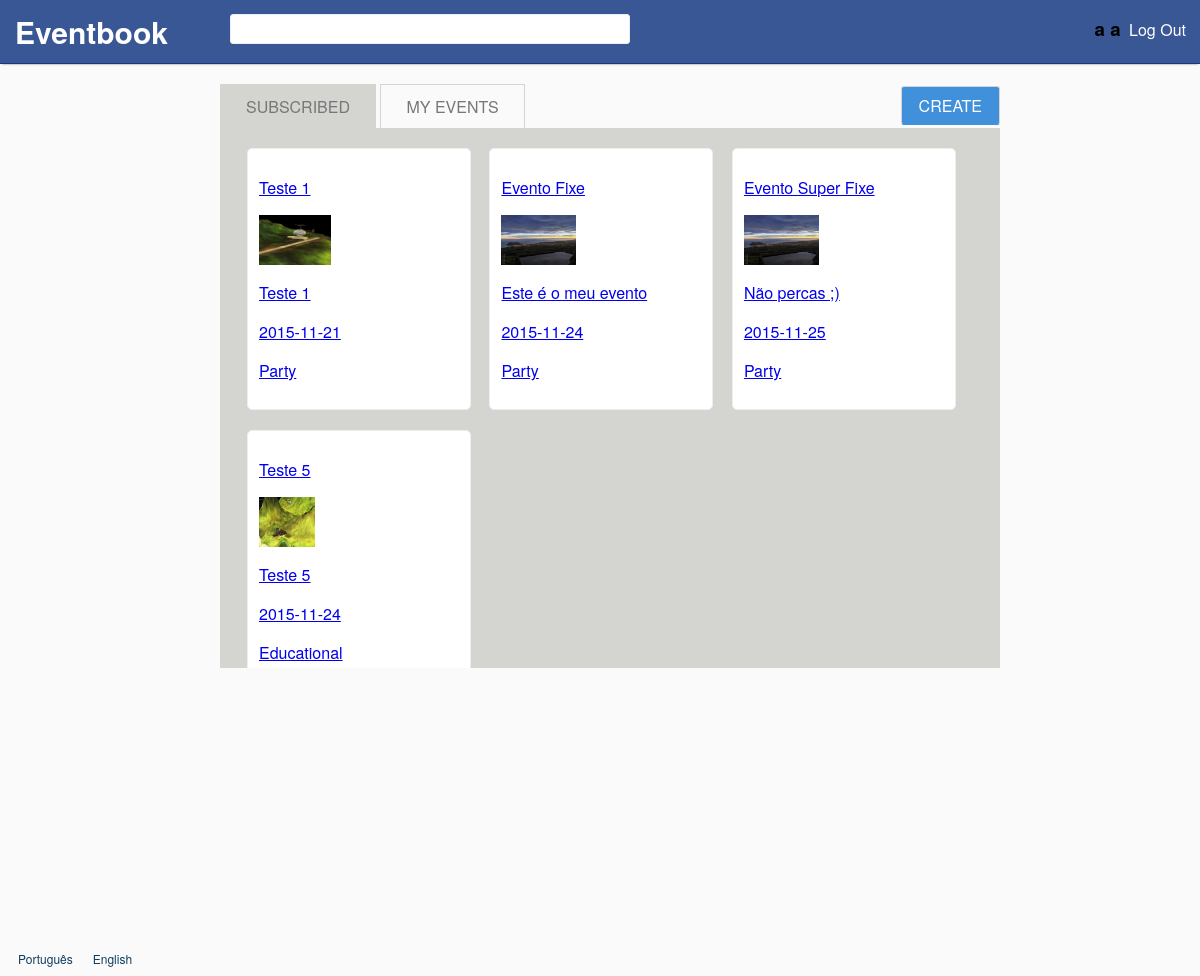
/ (signed in), run on the app's committed database.
### tables this page shows
CREATE TABLE events
(
	id INTEGER PRIMARY KEY,
	name TEXT NOT NULL,
	image TEXT NOT NULL,
	creation_date DATETIME DEFAULT(DATETIME('now')),
	date DATETIME NOT NULL,
	description TEXT NOT NULL,
	type_id INTEGER REFERENCES types(id),
	user_id INTEGER REFERENCES users(id)
, deleted BOOLEAN DEFAULT(0), public BOOLEAN DEFAULT(1));

CREATE TABLE event_types
(
	id INTEGER PRIMARY KEY,
	type TEXT UNIQUE NOT NULL
);

### core/config.php (called while the page is built)
<?php
  $_GLOBALS['web_root'] = '/trabalho/';
  $_GLOBALS['jquery'] = 'js/jquery-1.11.3.min.js';
  $_GLOBALS['allowed_image_types'] = array(IMAGETYPE_GIF,IMAGETYPE_JPEG,IMAGETYPE_PNG);
  $_GLOBALS['uploads_path'] = 'uploads/';
  $_GLOBALS['max_image_upload'] = 5000000;
?>

### languages/en.php (called while the page is built)
<?php
$lang = array();
$lang['SITE_NAME'] = 'Eventbook';
$lang['REGISTER'] = 'Register';
$lang['FIRST_NAME'] = 'First Name';
$lang['FIRST_NAME_ERROR'] = 'Invalid first name.';
$lang['LAST_NAME'] = 'Last Name';
$lang['LAST_NAME_ERROR'] = 'Invalid last name.';
$lang['EMAIL'] = 'E-mail';
$lang['EMAIL_ERROR'] = "Invalid email.";
$lang['EMAIL_IN_USE'] = "Email already in use.";
$lang['CONFIRM_EMAIL'] = 'Confirm e-mail';
$lang['PASSWORD'] = 'Password';
$lang['PASSWORD_LENGTH'] = "Passwords must have at least 8 characters.";
$lang['PASSWORD_DIFF'] = "Passwords do not match.";
$lang['CONFIRM_PASSWORD'] = 'Confirm password';
$lang['LOGIN'] = 'Log In';
$lang['UNREGISTERED_EMAIL'] = 'Unregistered or invalid email.';
$lang['INVALID_PASSWORD'] = 'Invalid password.';
$lang['LOGOUT'] = 'Log Out';
$lang['MY_EVENTS'] = 'My Events';
$lang['SUBSCRIBED'] = 'Subscribed';
$lang['CREATE'] = 'Create';
$lang['NAME'] = 'Name';
$lang['DESCRIPTION'] = 'Description';
$lang['DATE'] = 'Date';
$lang['IMAGE'] = 'Image';
$lang['TYPE'] = 'Type';
$lang['PARTY'] = 'Party';
$lang['BUSINESS'] = 'Business';
$lang['MEETING'] = 'Meeting';
$lang['CEREMONY'] = 'Ceremony';
$lang['EDUCATIONAL'] = 'Educational';
$lang['INVALID_NAME'] = 'Invalid name.';
$lang['INVALID_DESCRIPTION'] = 'Invalid description.';
$lang['INVALID_DATE'] = 'Invalid date.';
$lang['INVALID_IMAGE'] = 'Upload a valid image.';
$lang['IMAGE_SIZE_ERROR'] = "Image's size can not be higher than 5MB.";
$lang['IMAGE_EXT_ERROR'] = 'Invalid extension (Accepted: jpg, png, gif).';
$lang['SUBSCRIBE'] = 'Subscribe';
$lang['UNSUBSCRIBE'] = 'Unsubscribe';
$lang['DELETE_MSG'] = 'Are you sure you want to delete this event?';
$lang['DELETE'] = 'Delete';
$lang['EDIT'] = 'Edit';
$lang['COMMENT'] = 'Comment';
$lang['COMMENTS'] = 'Comments';
?>

### database/users.php (called while the page is built, shortened)
<?php
	include_once('connection.php');
	function getFullName($user_id)
	{
		global $db;
		$stmt = $db->prepare("SELECT (first_name || ' ' || last_name) full_name FROM users WHERE id = ?");
		$stmt->execute(array($user_id));
		$user = $stmt->fetch();
		if ($user !== false)
			return $user['full_name'];
		return null;
	}
?>

### database/events.php (called while the page is built, shortened)
<?php
	include_once('connection.php');
	function getSubscribedEvents($user_id)
	{
		global $db;
		$stmt = $db->prepare('SELECT events.id id,name,image,date,description,type FROM event_subscriptions
			LEFT JOIN events ON events.id = event_id
			LEFT JOIN event_types ON type_id = event_types.id
			WHERE event_subscriptions.user_id = ? AND deleted = 0');
		$stmt->execute(array($user_id));
		return $stmt->fetchAll();
	}
?>

### templates/main_page.php (the view, shortened to what this page needs)
<?php
include_once('core/require_session.php');
include_once('database/events.php');
function print_event($row)
{
	global $lang; ?>
	<li class="event box">
		<a href="events/<?php echo $row['id'] ?>" >
			<p><?php echo $row['name'] ?></p>
			<div class="div-event-image" style="background-image:url(<?php echo $row['image'] ?>)"></div>
			<p><?php echo $row['description'] ?></p>
			<p><?php echo $row['date'] ?></p>
			<p><?php echo $lang[$row['type']] ?></p>
		</a>
	</li>
	<?php
} ?>
<!DOCTYPE html>
<html>
<head>
	<link rel="stylesheet" href="styles.css">
</head>
<body>
	<div id="wrapper">
		<?php include('templates/header.php'); ?>
		<div id="content" class="center default-width">
			<ul class="tabs">
				<li><a href="#subscribed"><?php echo $lang['SUBSCRIBED'] ?></a></li>
				<li><a href="#mine"><?php echo $lang['MY_EVENTS'] ?></a></li>
				<li class="tab-right button"><a href="events/new"><?php echo $lang['CREATE'] ?></a></li>
			</ul>
			<div class="tabs-panel">
				<div id="subscribed">
					<ul class="events-list">
						<?php
						$events = getSubscribedEvents($_SESSION['user_id']);
						foreach ($events as $row) print_event($row);
						?>
					</ul>
				</div>
			</div>
		</div>
		<?php include('templates/footer.php'); ?>
	</div>
</body>
</html>

### index.php
<?php
	include_once('core/common.php');
	if (isSet($_SESSION['user_id']))
	{
		include('templates/main_page.php');
	}
	else
	{
		include('templates/login_page.php');
	}
?>

### templates/header.php (shortened to what this page needs)
<div id="header">
	<a id="webroot" href="<?php echo $_GLOBALS['web_root'] ?>"><h1><?php echo $lang['SITE_NAME'] ?></h1></a>
	<input id="search" type="text" autocomplete="off">
	<div id="logout">
		<?php if (isSet($_SESSION['user_id'])) { ?>
			<h3> <?php echo getFullName($_SESSION['user_id']) ?></h3>
			<a href="<?php echo $_GLOBALS['web_root'] ?>logout"><?php echo $lang['LOGOUT'] ?></a>
		<?php } ?>
	</div>
</div>

### templates/footer.php
<?php
	$langs = array("pt"=>"Português","en"=>"English");
?>
<div id="footer">
	<?php
		foreach($langs as $lang => $name) {
			echo '<form action=""><input name="lang" type="hidden" value="'.$lang.'"><input id="language" type="submit" value="'.$name.'"></form>';
		}
	?>
</div>

### styles.css (style rules this page uses)
html, body { margin:0; padding:0; height:100%; background: #fafafa; font-family: 'proxima-nova','Helvetica Neue',Arial,Helvetica,sans-serif; }
#wrapper { min-height:100%; position:relative; }
#header { background:#3a5795; border-bottom: 1px solid #133783; box-shadow: 0 2px 2px -2px rgba(0, 0, 0, .52); padding:10px; min-width: 950px; }
#header * { display: inline; height: 30px; }
#header h1 { font-size: 30px; padding: 0 5px; margin-top: 30px }
#header a { border-radius: 3px; text-decoration: none; color: white; padding: 0; }
#search { position: absolute; top: 14px; left: 230px; width: 400px; height:30px; }
#logout > a { padding: 4px; }
#logout { float: right; padding-top: 5px; }
#content { padding-bottom:50px; }
#footer { width:100%; height:30px; padding-top: 20px; position:absolute; bottom:0; left:0; }
#footer form { display: inline-block; padding: 0px; }
#footer input { background:none; border:none; padding: 0; font: inherit; cursor: pointer; text-decoration: none; color: #0d3c5f; font-size: 12px; margin-left:16px; padding: 2px; }
.box { background-color: #fff; border: 1px solid #edeeee; border-radius: 5px; margin: 0; margin-bottom: 20px; padding: 11px; }
.button { color: #fff; background-color: #4090db; border-color: #4090db; border-radius: 3px; border-style: solid; border-width: 1px; cursor: pointer; }
input[type="text"],input[type="password"],input[type="email"], select { margin: 0; display: block; border: 1px solid #edeeee; border-radius: 3px; height: 35px; -webkit-box-sizing: border-box; -moz-box-sizing: border-box; box-sizing: border-box; padding: 10px; }
.div-event-image { width: 100%; height: 50px; background-size: contain; background-position: left; background-repeat: no-repeat; }
.event.box { width: 200px; display: inline-block; margin-left: 7px; margin-right: 7px; }
.events-list { margin:0; padding:0; margin-bottom: -20px; }
.default-width { width: 800px; }
.center { margin: 20px auto 0; }
ul.tabs { margin: 0; padding: 0px; margin-left: 20px; }
.tabs-panel { background: #d4d4d1; height: 500px; overflow:auto; padding: 20px; margin-left: 20px; }
ul.tabs li { display: inline-block; padding: 10px 15px; border-top: 1px solid #d4d4d1; border-right: 1px solid #d4d4d1; border-left: 1px solid #d4d4d1; text-decoration: none; list-style-type: none; }
ul.tabs li.active { background: #d4d4d1; }
.tabs li a { padding: 10px; text-transform: uppercase; color: #777; text-decoration: none; }
.tab-right { float:right; }
.tab-right.button > * { color: #fff; }
.tab-right.button { padding: 7px; margin-top:2px; }

### data on the page
events: name "Teste 1", image (picture), description "Teste 1", date "2015-11-21", event_types.type "Party"
events: name "Evento Fixe", image (picture), description "Este é o meu evento", date "2015-11-24", event_types.type "Party"
events: name "Evento Super Fixe", image (picture), description "Não percas ;)", date "2015-11-25", event_types.type "Party"
events: name "Teste 5", image (picture), description "Teste 5", date "2015-11-24", event_types.type "Educational"

### other printed values
$lang['SITE_NAME'] "Eventbook"
getFullName($_SESSION['user_id']) "a a"
$lang['LOGOUT'] "Log Out"
$lang['SUBSCRIBED'] "SUBSCRIBED"
$lang['MY_EVENTS'] "MY EVENTS"
$lang['CREATE'] "CREATE"
